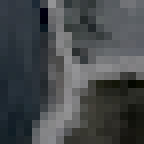
#> input picture data/img/everest254/ev_18x18.png, 18 x 18 px, found by its file name (shown 8 times larger)
$ python feature_vector_plot.py   (Python 2 division)
#> lines starting #> are read from the running program, lines starting #| are printed output that depends on the picture
import csv
import numpy as np
import matplotlib.pyplot as plt
import matplotlib.image as mpimg
from PIL import Image
from matplotlib.patches import ConnectionPatch


print '========================='
print '=  Vector Shower        ='
print '========================='
print '\n^C to quit...'


def get_i(rgb):
    return (rgb[0]/4 + rgb[1]/2 + rgb[0]/4)


img = "everest254/ev_18x18.png"
#img = "everest254/simple_gradient.png"
#img = "everest254/simple_gradient2.png"
gradients = []
guy = Image.open(img)
#> guy is the input picture: PIL image 18x18 RGBA; mean R, G, B, A 69.4, 72.7, 74.9, 255
pix = guy.load()

for y in range (1,17):
    temp = []
    for x in range(1,17):
        x_grad = get_i(pix[x + 1,y]) - get_i(pix[x - 1,y])
        y_grad = get_i(pix[x,y + 1]) - get_i(pix[x,y - 1])
        unit = (float(x_grad)/255.0,float(y_grad)/255.0)
        temp.append(unit)
    gradients.append(temp)
#> after the loop, gradients = 16 items
print gradients
#> (printed output is left out)

ax = plt.axes()
im = plt.imread(img)
implot = plt.imshow(im)

print gradients[15][15]

for x in range(0,16):
    for y in range(0,16):
        ax.arrow(y+1, x+1, gradients[x][y][0], gradients[x][y][1], head_width=0.06, head_length=0.20, fc='k', ec='k',color='g')

plt.show()
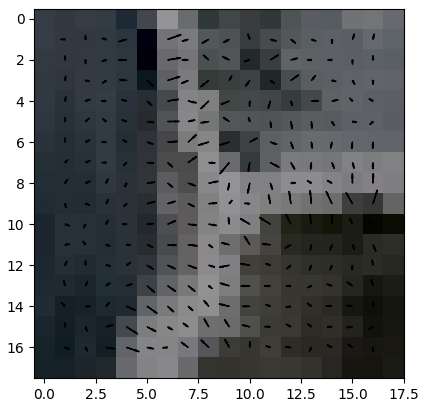
#> figure drawn by matplotlib, 1 panel

$ run again, with data/img/everest254/disparity.tiff saved as data/img/everest254/ev_18x18.png
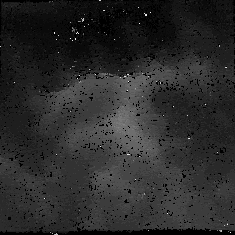
#> input picture data/img/everest254/disparity.tiff, 235 x 235 px, found by its file name
#> guy is the input picture: PIL image 235x235 RGBA; mean R, G, B, A 42.6, 42.6, 42.6, 255
#> after the loop `for y in range (1,17):`: gradients = 16 items
#> (printed output is left out)
#> `plt.show()`:
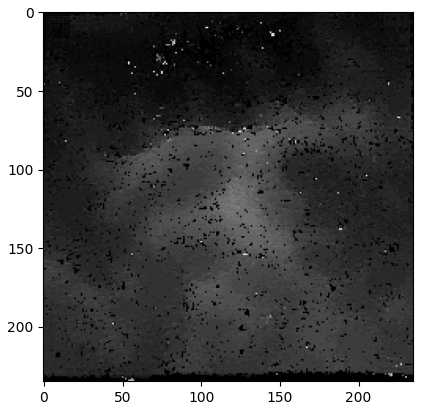
#> figure drawn by matplotlib, 1 panel
